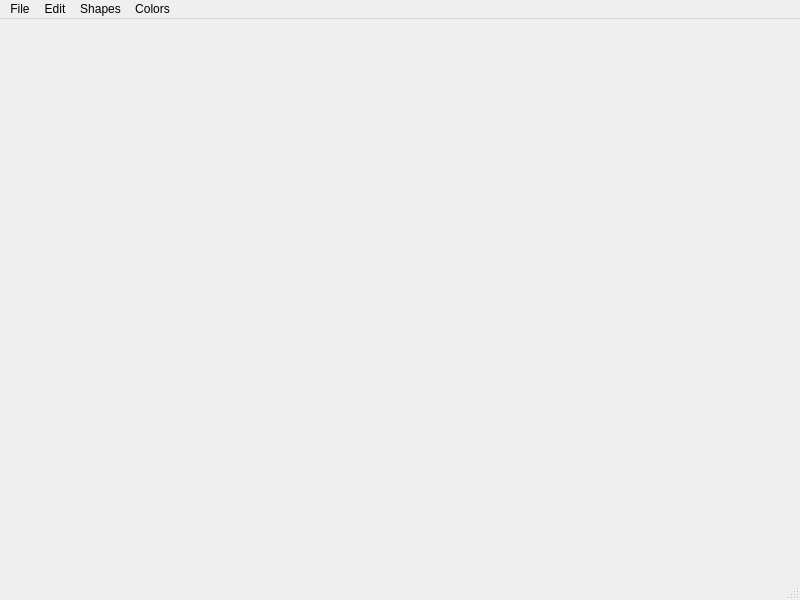
<?xml version="1.0" encoding="UTF-8"?>
<ui version="4.0">
 <class>MainWindow</class>
 <widget class="QMainWindow" name="MainWindow">
  <property name="windowModality">
   <enum>Qt::ApplicationModal</enum>
  </property>
  <property name="geometry">
   <rect>
    <x>0</x>
    <y>0</y>
    <width>800</width>
    <height>600</height>
   </rect>
  </property>
  <property name="windowTitle">
   <string>MainWindow</string>
  </property>
  <widget class="QWidget" name="centralwidget">
   <layout class="QVBoxLayout" name="verticalLayout"/>
  </widget>
  <widget class="QMenuBar" name="menubar">
   <property name="geometry">
    <rect>
     <x>0</x>
     <y>0</y>
     <width>800</width>
     <height>25</height>
    </rect>
   </property>
   <widget class="QMenu" name="menuFile">
    <property name="title">
     <string>File</string>
    </property>
    <addaction name="actionFull_Screen"/>
    <addaction name="actionRestart"/>
    <addaction name="actionClose"/>
   </widget>
   <widget class="QMenu" name="menuFullScreen">
    <property name="title">
     <string>Edit</string>
    </property>
    <addaction name="actionSliders"/>
   </widget>
   <widget class="QMenu" name="menuShapes">
    <property name="title">
     <string>Shapes</string>
    </property>
    <addaction name="actionWaveform"/>
    <addaction name="actionAll_shapes"/>
    <addaction name="actionPrism"/>
    <addaction name="actionCube"/>
    <addaction name="actionSphere"/>
   </widget>
   <widget class="QMenu" name="menuColors">
    <property name="title">
     <string>Colors</string>
    </property>
    <addaction name="actionRed"/>
    <addaction name="actionGreen"/>
    <addaction name="actionBlue"/>
    <addaction name="actionDetect"/>
   </widget>
   <addaction name="menuFile"/>
   <addaction name="menuFullScreen"/>
   <addaction name="menuShapes"/>
   <addaction name="menuColors"/>
  </widget>
  <widget class="QStatusBar" name="statusbar"/>
  <action name="actionEdit">
   <property name="text">
    <string>Edit</string>
   </property>
  </action>
  <action name="actionFull_Screen">
   <property name="text">
    <string>Full Screen</string>
   </property>
   <property name="shortcut">
    <string>F11</string>
   </property>
  </action>
  <action name="actionRestart">
   <property name="text">
    <string>Restart</string>
   </property>
   <property name="shortcut">
    <string>F5</string>
   </property>
  </action>
  <action name="actionClose">
   <property name="text">
    <string>Close</string>
   </property>
  </action>
  <action name="actionSphere">
   <property name="text">
    <string>Sphere</string>
   </property>
  </action>
  <action name="actionPrism">
   <property name="text">
    <string>Prism</string>
   </property>
  </action>
  <action name="actionCube">
   <property name="text">
    <string>Cube</string>
   </property>
  </action>
  <action name="actionAll_shapes">
   <property name="text">
    <string>All shapes</string>
   </property>
  </action>
  <action name="actionWaveform">
   <property name="text">
    <string>Waveform</string>
   </property>
  </action>
  <action name="actionSliders">
   <property name="text">
    <string>Sliders</string>
   </property>
  </action>
  <action name="actionRed">
   <property name="text">
    <string>Red</string>
   </property>
  </action>
  <action name="actionGreen">
   <property name="text">
    <string>Green</string>
   </property>
  </action>
  <action name="actionBlue">
   <property name="text">
    <string>Blue</string>
   </property>
  </action>
  <action name="actionDetect">
   <property name="text">
    <string>Detect</string>
   </property>
  </action>
 </widget>
 <resources/>
 <connections/>
</ui>
